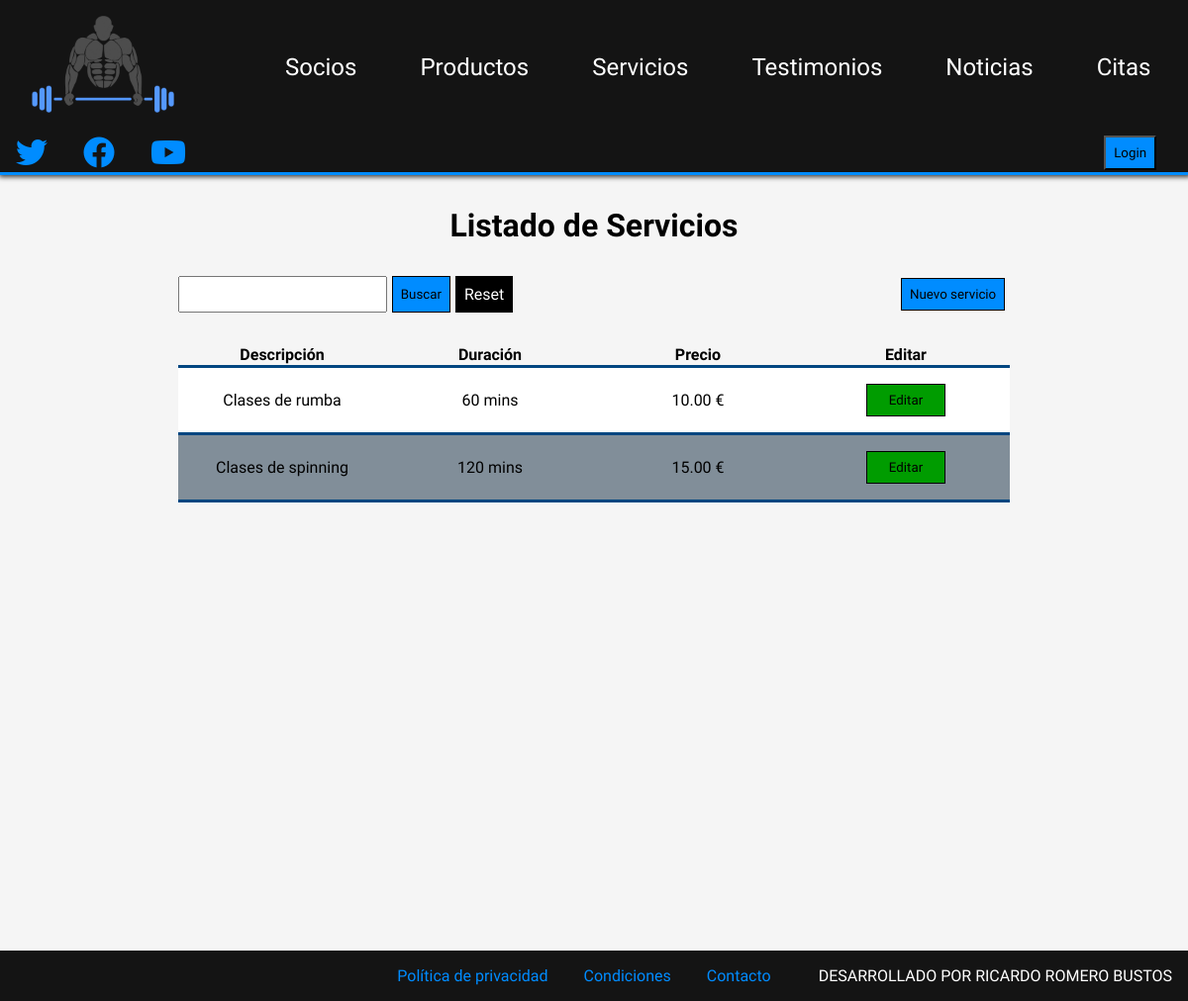
The page /php/servicios.php on the database as committed earlier.
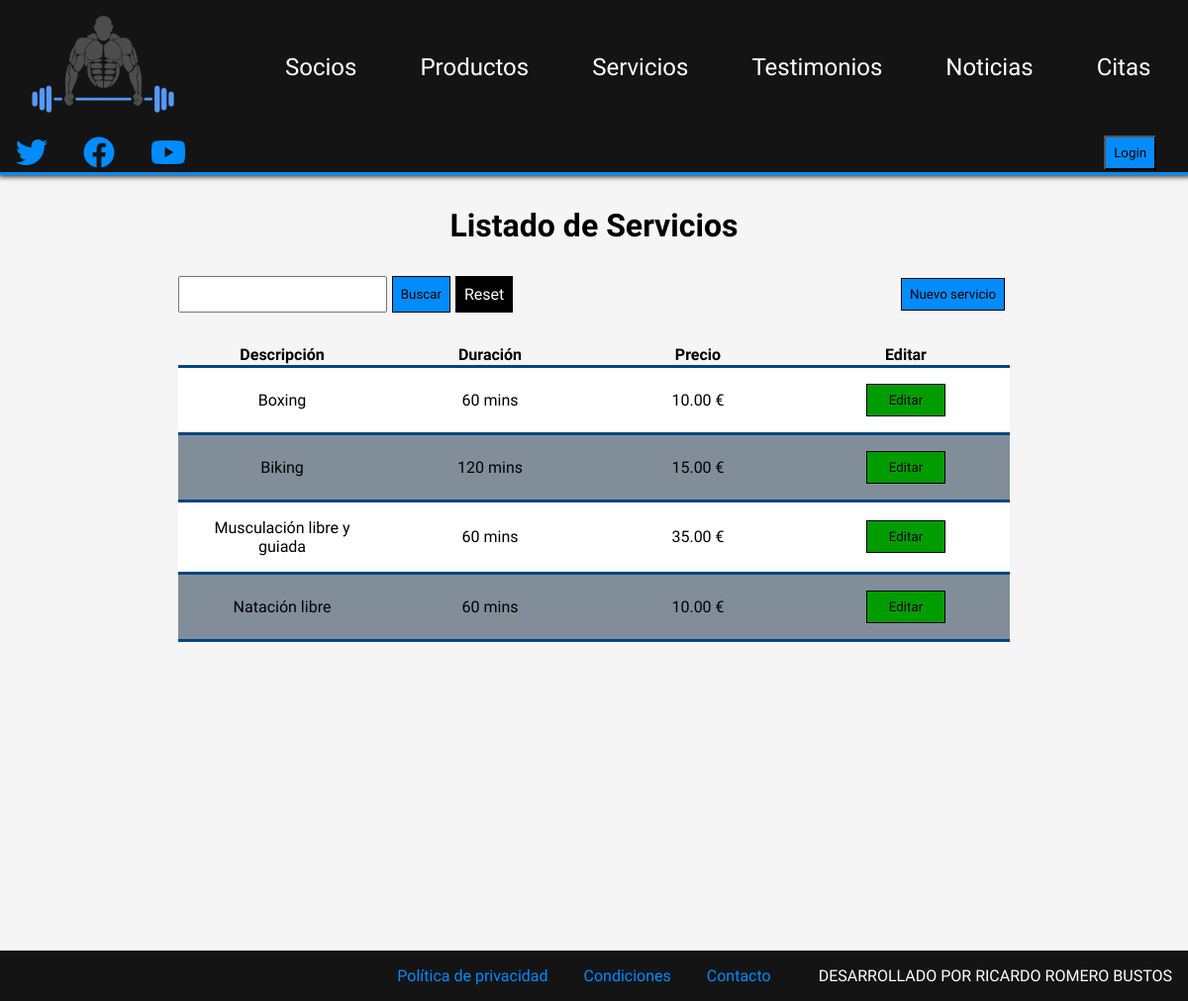
The same page on the database as committed later.
### tables this page shows
CREATE TABLE `servicio` (
  `id` bigint(20) UNSIGNED NOT NULL,
  `descripcion` varchar(80) NOT NULL,
  `duracion` int(3) UNSIGNED NOT NULL,
  `precio` double(5,2) UNSIGNED NOT NULL
);

### php/servicios.php (the view, shortened to what this page needs)
<!DOCTYPE html>
<html lang="en">
<head>
    <link rel="stylesheet" href="../css/estilos.css">
    <link rel="stylesheet" href="https://cdnjs.cloudflare.com/ajax/libs/font-awesome/6.2.0/css/all.min.css" />
</head>
<body>
    <header>
        <nav>
            <a href="../index.php"><img src="../img/logo.png" alt="" id="logo"></a>
            <a href="socios.php">Socios</a>
            <a href="productos.php">Productos</a>
            <a href="servicios.php">Servicios</a>
            <a href="testimonios.php">Testimonios</a>
            <a href="noticias.php">Noticias</a>
            <a href="citas.php">Citas</a>
        </nav>
        <div class="rrss">
            <a href="#"><i class="fa-brands fa-twitter"></i></a>
            <a href="#"><i class="fa-brands fa-facebook"></i></a>
            <a href="#"><i class="fa-brands fa-youtube"></i></a>
        </div>
        <div class="login">
            <form action="" method="post">
                <input type="submit" name="enviar" id="btn-login" value="Login">
            </form>
        </div>
    </header>
    <main>
        <section class="seccion_productos_servicios seccion">
            <h1>Listado de Servicios</h1>
            <div class="contenedor_buscar_nuevo">
                <form action="#" method="post">
                    <input type="text" name="cadena">
                    <input type="submit" name="buscar_servicio" value="Buscar">
                    <a href="servicios.php">Reset</a>
                </form>
                <form action="panel_servicios.php" method="post">
                    <input type="submit" name="nuevo_servicio" value="Nuevo servicio">
                </form>
            </div>
            <?php
                $con=conectarServidor();
                $servicios=$con->query("select * from servicio");
                if($servicios->num_rows==0){
                    echo "<p>No hay servicios en la base de datos</p>";
                }else{
                    echo "<table>
                    <thead>
                        <tr>
                            <th>Descripción</th>
                            <th>Duración</th>
                            <th>Precio</th>
                            <th>Editar</th>
                        </tr>
                    </thead>
                    <tbody>";
                    while($fila_servicios=$servicios->fetch_array(MYSQLI_ASSOC)){
                        echo "<tr>
                            <td>$fila_servicios[descripcion]</td>
                            <td>$fila_servicios[duracion] mins</td>
                            <td>$fila_servicios[precio] €</td>
                            <td>
                                <form action=\"panel_servicios.php\" method=\"post\">
                                    <input type=\"hidden\" name=\"id_servicio\" value=\"$fila_servicios[id]\">
                                    <input type=\"submit\" name=\"editar_servicio\" value=\"Editar\" class=\"btn-editar\">
                                </form>
                            </td>
                        </tr>";
                    }
                    echo "</tbody>";
                    echo "</table>";
                }
            ?>
        </section>
    </main>
    <footer>
        <div>
            <a href="#">Política de privacidad</a>
            <a href="#">Condiciones</a>
            <a href="#">Contacto</a>
        </div>
        <span>DESARROLLADO POR RICARDO ROMERO BUSTOS</span>
    </footer>
</body>
</html>

### css/estilos.css (style rules this page uses)
* { box-sizing: border-box; word-break: break-word; }
body { margin: 0; font-family: 'Play', sans-serif; background-color: whitesmoke; }
input { font-family: inherit; }
img { max-width: 100%; }
.btn-editar { background-color: rgb(0, 156, 0); padding: 0.5rem; border: 1px solid black; width: 5rem; }
header { display: flex; justify-content: space-between; align-items: center; flex-wrap: wrap; position: sticky; top: 0; left: 0; z-index: 999; background-color: #141414; border-bottom: 3px solid rgb(0, 140, 255); box-shadow: 1px 0px 5px 2px rgba(0,0,0,0.75); -webkit-box-shadow: 1px 0px 5px 2px rgba(0,0,0,0.75); -moz-box-shadow: 1px 0px 5px 2px rgba(0,0,0,0.75); }
#logo { width: 9rem; margin-right: 3rem; }
header nav { display: flex; align-items: center; flex-wrap: wrap; }
header nav a { color: white; text-decoration: none; font-size: 1.5rem; margin: 1rem 2rem; }
.rrss a { color: rgb(0, 140, 255); font-size: 2rem; margin: 1rem; }
#btn-login { background-color: rgb(0, 140, 255); padding: 0.5rem; margin: auto 2rem; }
.seccion { margin: 1rem; width: 70%; margin: 2rem auto; min-height: 90vh; }
.seccion h1 { font-size: 2rem; text-align: center; margin-bottom: 2rem; }
.seccion table { border-collapse: collapse; width: 100%; }
.seccion td,.seccion th { border-bottom: 3px solid rgb(0, 70, 128); }
.seccion tbody>tr:nth-child(2n) { background-color: rgb(129, 142, 153); }
.seccion tbody>tr:nth-child(2n+1) { background-color: white; }
.contenedor_buscar_nuevo { display: flex; align-items: center; justify-content: space-between; margin-bottom: 2rem; }
.contenedor_buscar_nuevo input { padding: 0.5rem; margin-right: 0.3rem; }
.contenedor_buscar_nuevo input[type=submit] { background-color: rgb(0, 140, 255); padding: 0.5rem; border: 1px solid black; }
.contenedor_buscar_nuevo form { display: flex; }
.contenedor_buscar_nuevo a { background-color: black; padding: 0.5rem; border: 1px solid black; text-decoration: none; color: white; }
.seccion_productos_servicios td { width: 25%; text-align: center; padding: 1rem; }
footer { display: flex; justify-content: flex-end; align-items: center; background-color: #141414; color: white; padding: 1rem; }
footer a { color: rgb(0, 140, 255); text-decoration: none; margin: 0 1rem; }
footer>div { margin-right: 2rem; }

Rows that differ between the two databases and show on the page:
changed servicio: descripcion "Clases de rumba" → "Boxing"
changed servicio: descripcion "Clases de spinning" → "Biking"
added servicio: descripcion "Musculación libre y guiada", duracion "60", precio "35.00"
added servicio: descripcion "Natación libre", duracion "60", precio "10.00"
